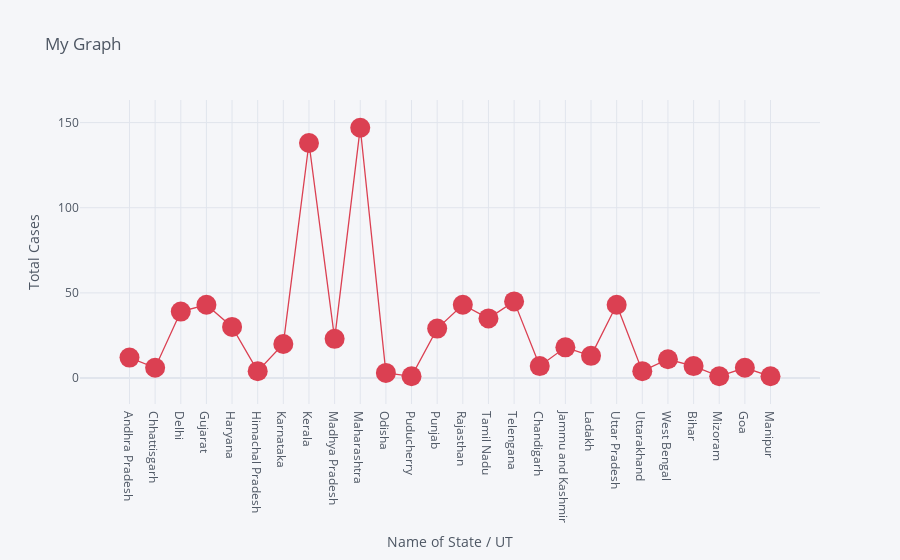
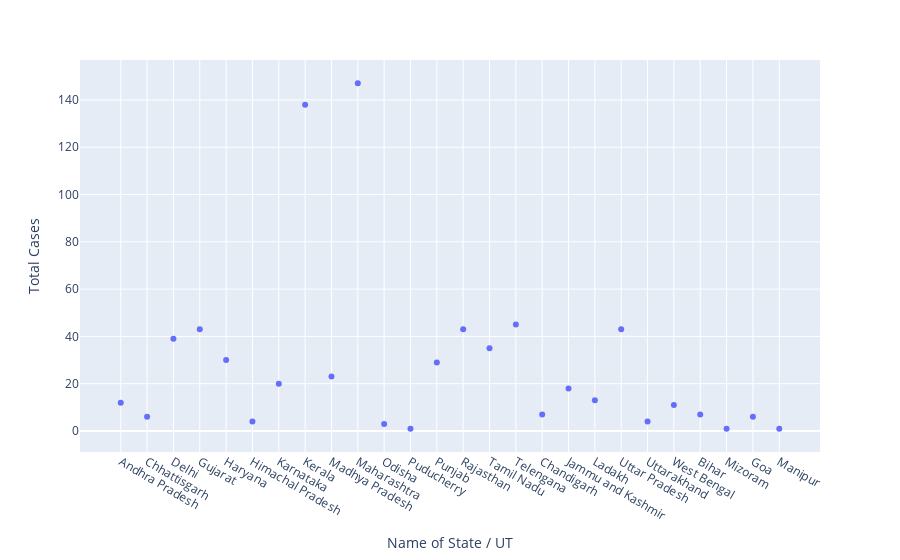

Here is the notebook cell these charts were saved with, in order:
### Code cell
df.iplot(kind='scatter',x='Name of State / UT',y='Total Cases',mode='markers+lines',title='My Graph',xTitle='Name of State / UT',yTitle='Total Cases',colors='red',size=20)
px.scatter(df,x='Name of State / UT',y='Total Cases')

### Figure 1 — Plotly figure (JSON) as saved in the notebook; plotly's stock layout.template omitted (floating-point values rounded to 4 significant figures)
{"data": [{"line": {"color": "rgba(219, 64, 82, 1.0)", "dash": "solid", "shape": "linear", "width": 1.3}, "marker": {"size": 20, "symbol": "circle"}, "mode": "markers+lines", "name": "Total Cases", "text": "", "type": "scatter", "x": ["Andhra Pradesh", "Chhattisgarh", "Delhi", "Gujarat", "Haryana", "Himachal Pradesh", "Karnataka", "Kerala", "Madhya Pradesh", "Maharashtra", "Odisha", "Puducherry", "Punjab", "Rajasthan", "Tamil Nadu", "Telengana", "Chandigarh", "Jammu and Kashmir", "Ladakh", "Uttar Pradesh", "Uttarakhand", "West Bengal", "Bihar", "Mizoram", "Goa", "Manipur"], "y": [12, 6, 39, 43, 30, 4, 20, 138, 23, 147, 3, 1, 29, 43, 35, 45, 7, 18, 13, 43, 4, 11, 7, 1, 6, 1]}], "layout": {"legend": {"bgcolor": "#F5F6F9", "font": {"color": "#4D5663"}}, "paper_bgcolor": "#F5F6F9", "plot_bgcolor": "#F5F6F9", "title": {"font": {"color": "#4D5663"}, "text": "My Graph"}, "xaxis": {"gridcolor": "#E1E5ED", "showgrid": true, "tickfont": {"color": "#4D5663"}, "title": {"font": {"color": "#4D5663"}, "text": "Name of State / UT"}, "zerolinecolor": "#E1E5ED"}, "yaxis": {"gridcolor": "#E1E5ED", "showgrid": true, "tickfont": {"color": "#4D5663"}, "title": {"font": {"color": "#4D5663"}, "text": "Total Cases"}, "zerolinecolor": "#E1E5ED"}}}

### Figure 2 — Plotly figure (JSON) as saved in the notebook; plotly's stock layout.template omitted (floating-point values rounded to 4 significant figures)
{"data": [{"hovertemplate": "Name of State / UT=%{x}<br>Total Cases=%{y}<extra></extra>", "legendgroup": "", "marker": {"color": "#636efa", "symbol": "circle"}, "mode": "markers", "name": "", "showlegend": false, "type": "scatter", "x": ["Andhra Pradesh", "Chhattisgarh", "Delhi", "Gujarat", "Haryana", "Himachal Pradesh", "Karnataka", "Kerala", "Madhya Pradesh", "Maharashtra", "Odisha", "Puducherry", "Punjab", "Rajasthan", "Tamil Nadu", "Telengana", "Chandigarh", "Jammu and Kashmir", "Ladakh", "Uttar Pradesh", "Uttarakhand", "West Bengal", "Bihar", "Mizoram", "Goa", "Manipur"], "xaxis": "x", "y": [12, 6, 39, 43, 30, 4, 20, 138, 23, 147, 3, 1, 29, 43, 35, 45, 7, 18, 13, 43, 4, 11, 7, 1, 6, 1], "yaxis": "y"}], "layout": {"legend": {"tracegroupgap": 0}, "margin": {"t": 60}, "xaxis": {"anchor": "y", "domain": [0, 1], "title": {"text": "Name of State / UT"}}, "yaxis": {"anchor": "x", "domain": [0, 1], "title": {"text": "Total Cases"}}}}
